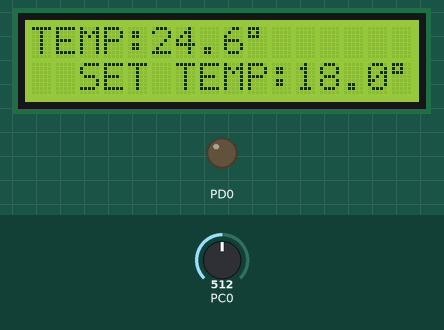
Bench run of a program on a simulated ATmega8, built with avr-gcc and emulated at 1 MHz. On the bench: 16×2 character LCD, output pins drawn as LEDs (lit = HIGH). Wiring (inferred from the names in the program): PCF8574 port expander at I2C address 0x27. Wiring (inferred from the signals the program sends): character LCD (HD44780): RS Q0; E Q2; backlight Q3; data Q4, Q5, Q6, Q7. The test bench sets the inputs (shaded band); at power-on: PC0 = 512.

Above: at 1.3 s.
1.4 s: PC0 set to 278
At 2.3 s:
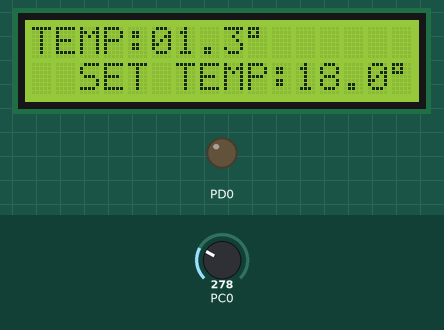
3.0 s: PC0 set to 255
At 4.3 s:
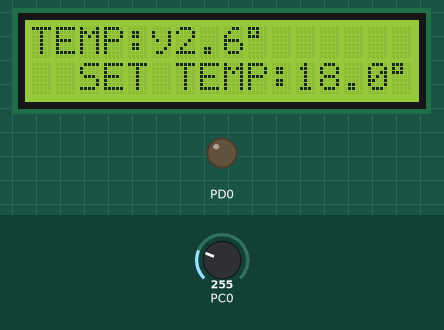
4.6 s: PC0 set to 242
At 5.5 s:
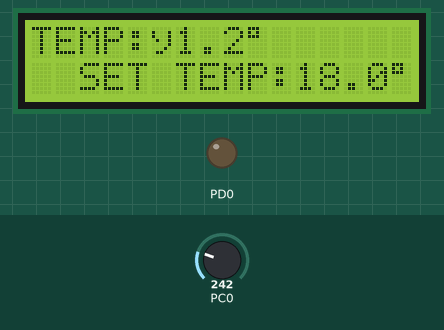
6.2 s: PC0 set to 216
At 7.4 s:
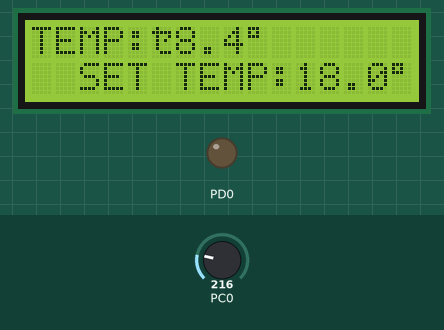
7.7 s: PC0 set to 145
At 8.7 s:
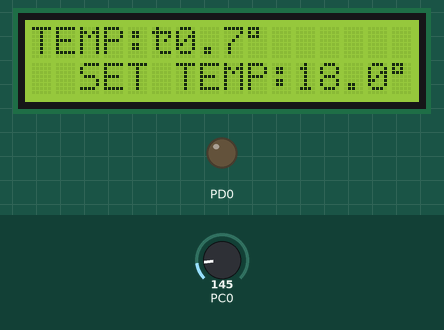
9.3 s: PC0 set to 129
At 10.8 s:
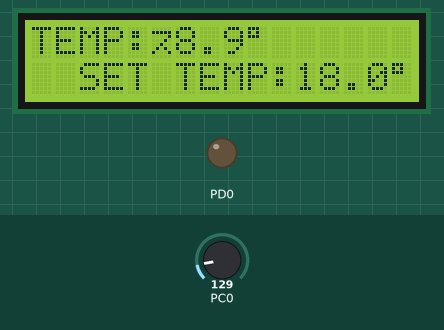
Timing chart, 0 to 11.9 s (numbered marks = the images above; inputs shaded):
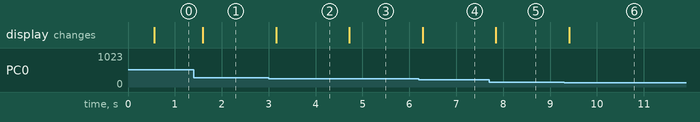

The program:

main.c
```c
/*
* I2C LCD.c
*
* Created: 2018-01-28 5:07:27 PM
* Author : Fluffy
*/
#define F_CPU 1000000UL

#include <avr/io.h>
#include <util/delay.h>
#include "I2C_LCD.h"
#include <avr/interrupt.h>


void Temp_Init();
void Timer0Init();

uint16_t GetTemp();

uint8_t setTemp = 180;
uint32_t time = 0;	//In 1/4 seconds.

int main(void)
{
	DDRD = 0x01;	// Set pin as output.

	sei();
	Timer0Init();
	Temp_Init();
	LCD_Init();

	LCD_Display('T');
	LCD_Display('E');
	LCD_Display('M');
	LCD_Display('P');
	LCD_Display(':');
	LCD_Display('-');
	LCD_Display('-');
	LCD_Display(DEGREE);

	LCD_SetCursor(LINE_2 + 2);

	LCD_Display('S');
	LCD_Display('E');
	LCD_Display('T');
	LCD_Display(' ');
	LCD_Display('T');
	LCD_Display('E');
	LCD_Display('M');
	LCD_Display('P');
	LCD_Display(':');
	LCD_Display('-');
	LCD_Display('-');
	LCD_Display(DEGREE);

	while (1)
	{
		_delay_ms(500);
		LCD_SetCursor(5);
		uint16_t temp = GetTemp();
		LCD_Display(temp/100 + 48);
		LCD_Display((temp%100)/10 + 48);
		LCD_Display('.');
		LCD_Display(temp%10 + 48);
		LCD_Display(DEGREE);

		LCD_SetCursor(LINE_2 + 11);
		LCD_Display(setTemp/100 + 48);
		LCD_Display((setTemp%100)/10 + 48);
		LCD_Display('.');
		LCD_Display(setTemp%10 + 48);
		LCD_Display(DEGREE);

		if ((PORTD == 0x00) & (temp > (setTemp + 25)) & (time > 3600))	// Best values for 15 degrees are -1 +3.
		{
			LCD_SetCursor(11);
			LCD_Display('O');
			LCD_Display('N');
			LCD_Display(' ');
			PORTD = 0x01;
		}
		if ((PORTD == 0x01) & (temp < (setTemp - 5)))
		{
			LCD_SetCursor(11);
			LCD_Display('O');
			LCD_Display('F');
			LCD_Display('F');
			PORTD = 0x00;
			time = 0;	// Reset the "time". This is to measure the off cycle.
		}
	}
}

void Temp_Init()
{
	ADMUX = 0x40;	// Internal 5V ref.
	ADCSRA = 0xE3;	// Enable in freerun mode, clock set to 125 kHz.
}

void Timer0Init()
{
	TCCR0 = 0x05;	//Prescaler is 1024.
	TIMSK = 0x01;
}

uint16_t GetTemp()
{
	uint16_t uiRead = ADCL;
	uiRead += (ADCH << 8);

	float read = (float)uiRead;
	//float result = 0.408*read-26.753;
	float result = (-0.00002*read*read+0.1157*read-29.301)*10;
	return (uint16_t)result;
}

ISR(TIMER0_OVF_vect)
{
	time++;
}
```

I2C_LCD.c
```c
/*
* I2C_LCD.c
*
* Created: 2018-01-29 10:36:18 PM
*  Author: Fluffy
*/

#include <avr/io.h>
#include "I2C_LCD.h"

void LCD_Init()
{
	I2C_Init();

	SendI2C(0x2C); // Set 4 bit operation
	SendI2C(0x28);

	SendI2C(0x2C); // Set 4 bit operation
	SendI2C(0x28);

	SendI2C(0x8C); // Set 2 lines and default font
	SendI2C(0x88);

	SendI2C(0x0C); // Turn on display
	SendI2C(0x08);
	SendI2C(0xCC);
	SendI2C(0xC8);

	SendI2C(0x0C); // Increment address by 1 and shift cursor right.
	SendI2C(0x08);
	SendI2C(0x6C);
	SendI2C(0x68);
}

void LCD_Display(char c)
{
	SendI2C((c&0xF0)+ 0x0D);
	SendI2C((c&0xF0)+ 0x09);

	SendI2C((c << 4) + 0x0D);
	SendI2C((c << 4) + 0x09);
}

void LCD_SetCursor(uint8_t position)
{
	SendI2C((position & 0xF0) + 0x8C);
	SendI2C((position & 0xF0) + 0x88);

	SendI2C((position << 4) + 0x0C);
	SendI2C((position << 4) + 0x08);
}


void I2C_Init()
{
	TWBR = 0x01;	// Set divisor to 1.
	TWSR = 0x00;	// Set prescaler to 1. Total frequency should be 41.66 kHz.
}

void SendI2C(char c)
{
	TWCR |= (1<<TWINT)|(1<<TWSTA)|(1<<TWEN);	// Send START.

	while (!(TWCR & (1<<TWINT)));	// Wait for START to be sent.

	TWDR = 0x4E;	// Slave address.
	TWCR = (1<<TWINT) | (1<<TWEN);	// Transmit.

	while (!(TWCR & (1<<TWINT)));	// Wait for transmission to end.

	TWDR = c;	// Loading DATA.

	TWCR = (1<<TWINT) | (1<<TWEN);	// Transmitting DATA.

	while (!(TWCR & (1<<TWINT)));	// Wait for transmission to end.

	TWCR = (1<<TWINT)|(1<<TWEN)|(1<<TWSTO);	// Send STOP;
}
```

I2C_LCD.h
```c
/*
 * I2C_LCD.h
 *
 * Created: 2018-01-29 10:36:39 PM
 *  Author: Fluffy
 */

#define DEGREE 0xDF
#define LINE_2 64

#ifndef I2C_LCD_H_
#define I2C_LCD_H_

void LCD_Init();
void LCD_Display(char c);
void LCD_SetCursor(uint8_t position);


void I2C_Init();
void SendI2C(char c);


#endif /* I2C_LCD_H_ */
```

Measured:
- the behaviour switches between 265 and 264 on PC0 (found by bisection; images 1 and 2)
- the behaviour switches between 231 and 230 on PC0 (found by bisection; images 3 and 4)
- the behaviour switches between 139 and 138 on PC0 (found by bisection; images 5 and 6)
- after the input at 1.4 s, the display: changes after 0.20 s (image 1)
- after the input at 3.0 s, the display: changes after 0.16 s (image 2)
- after the input at 4.6 s, the display: changes after 0.12 s (image 3)
- after the input at 6.2 s, the display: changes after 0.08 s (image 4)
- after the input at 7.7 s, the display: changes after 0.14 s (image 5)
- after the input at 9.3 s, the display: changes after 0.10 s (image 6)
